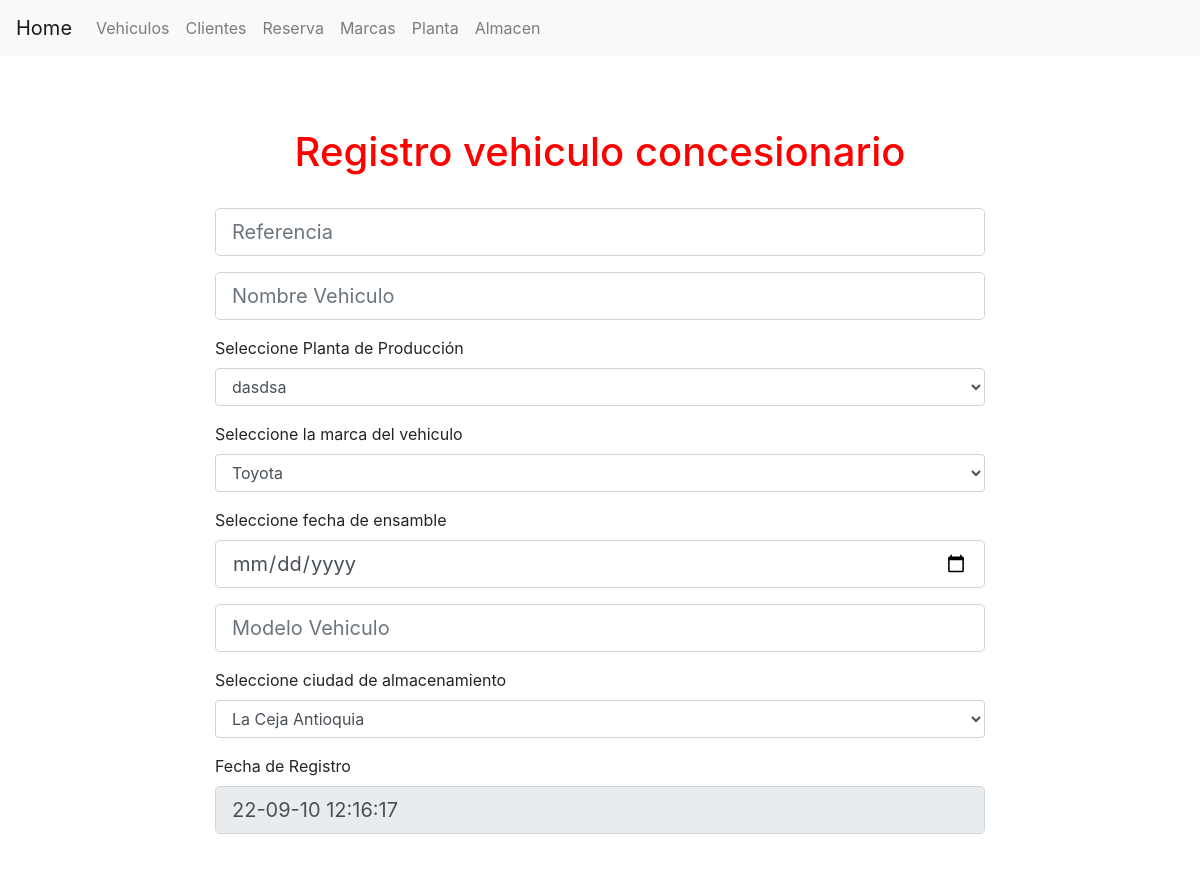
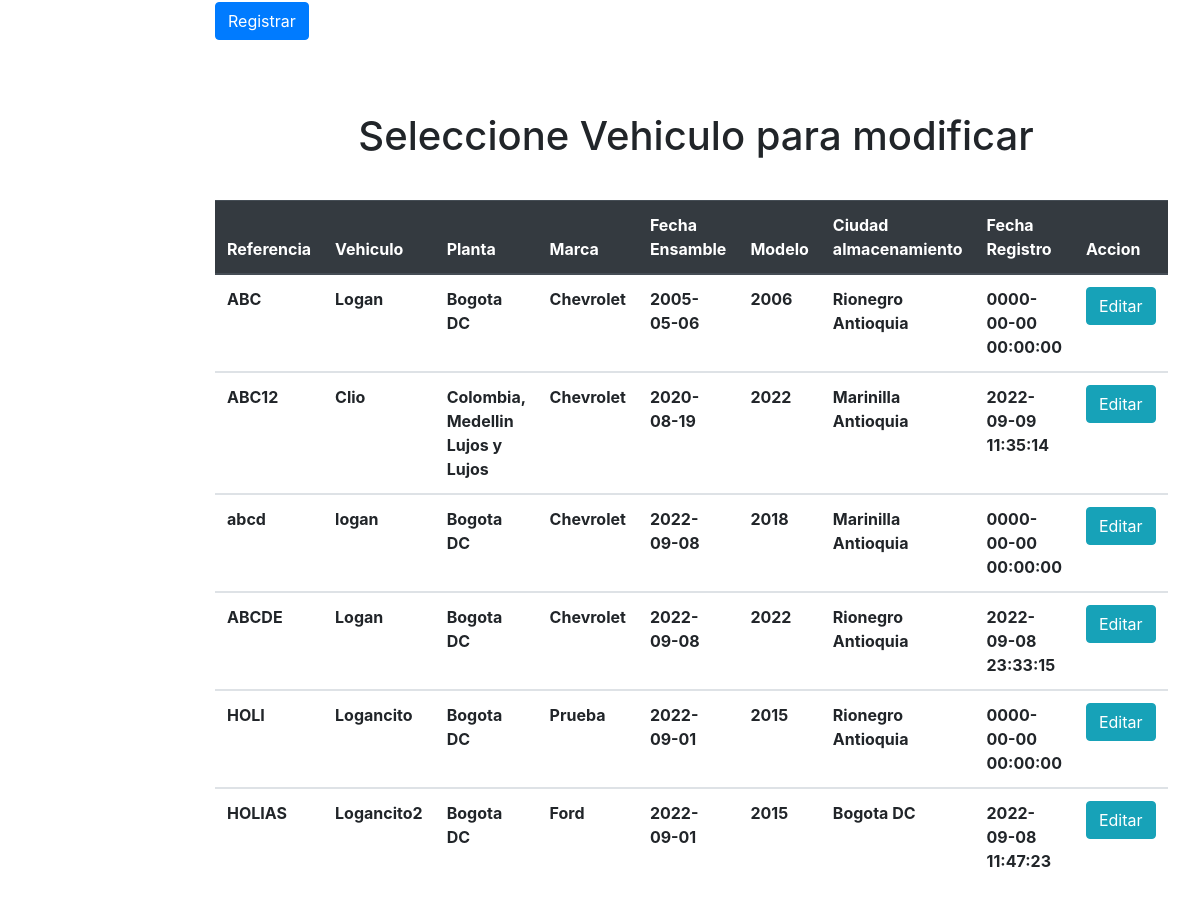
The page /core/vehiculos.php on the database its author committed (2 pictures, top to bottom).
### tables this page shows
CREATE TABLE `tblvehiculo` (
  `referencia` varchar(15) NOT NULL,
  `nombrevehiculo` varchar(50) NOT NULL,
  `idplanta` int(11) NOT NULL,
  `idmarca` int(11) NOT NULL,
  `fechaensamble` date NOT NULL,
  `modelo` int(11) NOT NULL,
  `idalmacen` int(11) NOT NULL,
  `fecharegistro` datetime NOT NULL DEFAULT current_timestamp()
);

CREATE TABLE `tblplanta` (
  `idplanta` int(11) NOT NULL,
  `descplanta` varchar(50) NOT NULL
);

CREATE TABLE `tblmarca` (
  `idmarca` int(11) NOT NULL,
  `descmarca` varchar(50) NOT NULL
);

CREATE TABLE `tblalmacen` (
  `idalmacen` int(11) NOT NULL,
  `descalmacen` varchar(50) NOT NULL
);

### core/vehiculos.php (the view, shortened to what this page needs)
<?php include("header.php");
$DateAndTime = date('y-m-d h:i:s');
$mysql = new connection();
$conexion = $mysql->get_connection();
?>
<form class="col-md-8 offset-md-2" method="POST" action="../logica/registrar.php">
  <br>
      <h1>Registro vehiculo concesionario</h1>
  <br>
  <div class="form-group">
    <input class="form-control form-control-lg" type="text" name="referencia" placeholder="Referencia">
  </div>
  <div class="form-group">
    <input class="form-control form-control-lg" type="text" name="nomvehiculo" placeholder="Nombre Vehiculo">
  </div>
  <div class="form-group">
     <label>Seleccione Planta de Producción</label>
    <select class="form-control" name="idplanta">
      <?php
        $statement = $conexion->prepare("CALL SP_listartablaPlanta()");
        $statement->execute();
        foreach($statement as $row){
      ?>
      <option value="<?php echo $row['idplanta'] ?>"><?php echo $row['descplanta'] ?></option>
      <?php
       }
       ?>
    </select>
  </div>
  <div class="form-group">
     <label>Seleccione la marca del vehiculo</label>
     <select class="form-control" name="idmarca">
       <?php
         $statement = $conexion->prepare("CALL SP_listartablamarca()");
         $statement->execute();
         foreach($statement as $row){
       ?>
       <option value="<?php echo $row['idmarca'] ?>"><?php echo $row['descmarca'] ?></option>
       <?php
        }
        ?>
     </select>
  </div>
  <div class="form-group">
    <label >Seleccione fecha de ensamble</label>
    <input class="form-control form-control-lg" type="date" name="fechaensamble" placeholder="Descripción Almacen">
  </div>
  <div class="form-group">
    <input class="form-control form-control-lg" type="text" name="modelo" placeholder="Modelo Vehiculo" onkeypress="return (event.charCode >= 48 && event.charCode <= 57)">
  </div>
  <div class="form-group">
     <label>Seleccione ciudad de almacenamiento</label>
     <select class="form-control" name="idalmacen">
       <?php
         $statement = $conexion->prepare("CALL SP_listartablaalmacen()");
         $statement->execute();
         foreach($statement as $row){
       ?>
       <option value="<?php echo $row['idalmacen'] ?>"><?php echo $row['descalmacen'] ?></option>
       <?php
        }
        ?>
     </select>
  </div>
  <div class="form-group">
    <label >Fecha de Registro</label>
    <input class="form-control form-control-lg" type="text"  name="fecharegistro" disabled value="<?php echo $DateAndTime;?>">
  </div>
  <br>
  <input type="submit" class="btn btn-primary" name="registrarVehiculo" value="Registrar">
  <br><br><br><br>
  <table class="table col-md-12">
    <h1 class="table col-md-12 offset-md-2" id="tablah1">Seleccione Vehiculo para modificar</h1>
    <br>
  <thead class="thead-dark">
    <tr>
      <th scope="col">Referencia</th>
      <th scope="col">Vehiculo</th>
      <th scope="col">Planta</th>
      <th scope="col">Marca</th>
      <th scope="col">Fecha Ensamble</th>
      <th scope="col">Modelo</th>
      <th scope="col">Ciudad almacenamiento</th>
      <th scope="col">Fecha Registro</th>
      <th scope="col">Accion</th>
    </tr>
  </thead>
  <tbody>
  <?php
      $statement = $conexion->prepare("CALL SP_listarVehiculos()");
      $statement->execute();
      foreach($statement as $row){
    ?>
    <tr>
    <th scope="row"><?php echo $row['referencia'] ?></th>
    <th scope="row"><?php echo $row['nombrevehiculo'] ?></th>
    <th scope="row"><?php echo $row['descplanta'] ?></th>
    <th scope="row"><?php echo $row['descmarca'] ?></th>
    <th scope="row"><?php echo $row['fechaensamble'] ?></th>
    <th scope="row"><?php echo $row['modelo'] ?></th>
    <th scope="row"><?php echo $row['descalmacen'] ?></th>
    <th scope="row"><?php echo $row['fecharegistro'] ?></th>
    <th scope="row"><a href="actualizarvehiculo.php?id=<?php echo $row['referencia'] ?>" class="btn btn-info">Editar</a></th>
    </tr>
  </tbody>
    <?php
     }
  ?>
</table>
</form>
<?php include("footer.php"); ?>

### core/header.php (shortened to what this page needs)
<!doctype html>
<html lang="en">
  <head>
    <link rel="stylesheet" href="../Styles/style.css">
    <link rel="stylesheet" href="https://stackpath.bootstrapcdn.com/bootstrap/4.3.1/css/bootstrap.min.css">
    <link rel="stylesheet" href="https://cdn.jsdelivr.net/npm/fullcalendar@5.11.3/main.css">
  </head>
  <body>
    <header>
      <nav class="navbar navbar-expand-lg navbar-light bg-light">
        <?php
          if(file_exists('index.php')){
            echo "<a class='navbar-brand' href='index.php'>Home</a>";
          } else {
            echo "<a class='navbar-brand' href='../index.php'>Home</a>";
          }
        ?>
          <div class="collapse navbar-collapse" id="InicioNav">
              <ul class="navbar-nav">
                  <li class="nav-item">
                    <?php
                      if(file_exists('core/vehiculos.php')){
                        echo "<a class='nav-link' href='core/vehiculos.php'>Vehiculos</a>";
                      }else {
                        echo "<a class='nav-link' href='./vehiculos.php'>Vehiculos</a>";
                      }
                    ?>
                  </li>
                  <li class="nav-item">
                    <?php
                      if(file_exists('core/clientes.php')){
                        echo "<a class='nav-link' href='core/clientes.php'>Clientes</a>";
                      }else {
                        echo "<a class='nav-link' href='./clientes.php'>Clientes</a>";
                      }
                    ?>
                  </li>
                  <li class="nav-item">
                    <?php
                      if(file_exists('core/reserva.php')){
                        echo "<a class='nav-link' href='core/reserva.php'>Reserva</a>";
                      }else {
                        echo "<a class='nav-link' href='./reserva.php'>Reserva</a>";
                      }
                    ?>
                  </li>
                  <li class="nav-item">
                    <?php
                      if(file_exists('core/marca.php')){
                        echo "<a class='nav-link' href='core/marca.php'>Marcas</a>";
                      }else {
                        echo "<a class='nav-link' href='./marca.php'>Marcas</a>";
                      }
                    ?>
                  </li>
                  <li class="nav-item">
                    <?php
                      if(file_exists('core/planta.php')){
                        echo "<a class='nav-link' href='core/planta.php'>Planta</a>";
                      }else {
                        echo "<a class='nav-link' href='./planta.php'>Planta</a>";
                      }
                    ?>
                  </li>
                  <li class="nav-item">
                    <?php
                      if(file_exists('core/almacen.php')){
                        echo "<a class='nav-link' href='core/almacen.php'>Almacen</a>";
                      }else {
                        echo "<a class='nav-link' href='./almacen.php'>Almacen</a>";
                      }
                    ?>
                  </li>
              </ul>
          </div>
      </nav>
      <br><br>
    </header>

### core/footer.php (shortened to what this page needs)
</body>
</html>

### Styles/style.css (style rules this page uses)
h1 { text-align: center; color: red; }
#tablah1 { text-align: left; }

### rows shown on the page
tblvehiculo: referencia "ABC", nombrevehiculo "Logan", idplanta.descplanta "Bogota DC", idmarca.descmarca "Chevrolet", fechaensamble "2005-05-06", modelo "2006", idalmacen.descalmacen "Rionegro Antioquia", fecharegistro "0000-00-00 00:00:00"
tblvehiculo: referencia "ABC12", nombrevehiculo "Clio", idplanta.descplanta "Colombia, Medellin Lujos y Lujos", idmarca.descmarca "Chevrolet", fechaensamble "2020-08-19", modelo "2022", idalmacen.descalmacen "Marinilla Antioquia", fecharegistro "2022-09-09 11:35:14"
tblvehiculo: referencia "abcd", nombrevehiculo "logan", idplanta.descplanta "Bogota DC", idmarca.descmarca "Chevrolet", fechaensamble "2022-09-08", modelo "2018", idalmacen.descalmacen "Marinilla Antioquia", fecharegistro "0000-00-00 00:00:00"
tblvehiculo: referencia "ABCDE", nombrevehiculo "Logan", idplanta.descplanta "Bogota DC", idmarca.descmarca "Chevrolet", fechaensamble "2022-09-08", modelo "2022", idalmacen.descalmacen "Rionegro Antioquia", fecharegistro "2022-09-08 23:33:15"
tblvehiculo: referencia "HOLI", nombrevehiculo "Logancito", idplanta.descplanta "Bogota DC", idmarca.descmarca "Prueba", fechaensamble "2022-09-01", modelo "2015", idalmacen.descalmacen "Rionegro Antioquia", fecharegistro "0000-00-00 00:00:00"
tblvehiculo: referencia "HOLIAS", nombrevehiculo "Logancito2", idplanta.descplanta "Bogota DC", idmarca.descmarca "Ford", fechaensamble "2022-09-01", modelo "2015", idalmacen.descalmacen "Bogota DC", fecharegistro "2022-09-08 11:47:23"

### other values the page prints
form field idplanta "dasdsa"
form field idmarca "Toyota"
form field idalmacen "La Ceja Antioquia"
